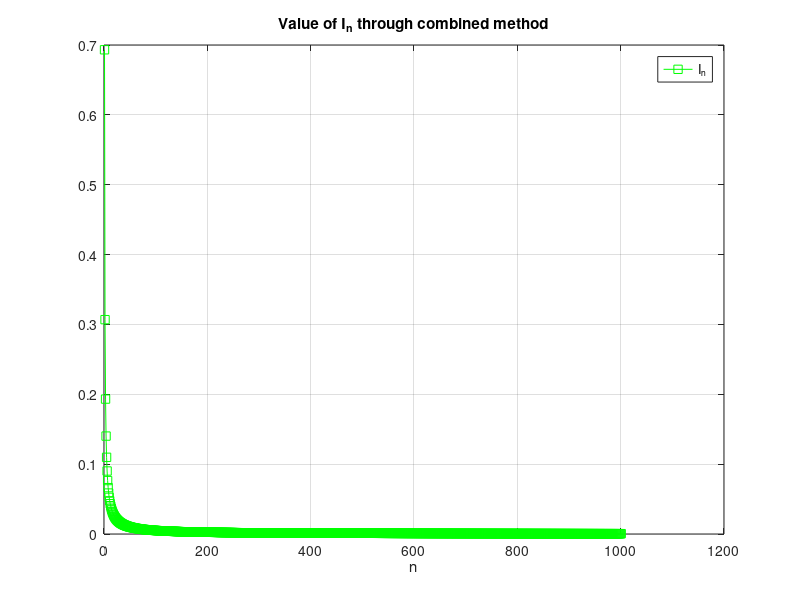

Write the MATLAB code that produced this figure.
a = 1;
N = 1000;

if (a < 0)
  disp("Result is not defined for a <= 0")
else
  I = zeros(N,1); % Allocate memory

  if (a <= 1)% Forward method converges
    I = zeros(N,1);
    I(1) = log((1+a)/a);
    for i = 1:N
      I(i+1) = 1/i -a*I(i);
    end

  else % Backward method converges
    I(N) = 0;
    for i = N:-1:2
      I(i-1) = (1/a)*(1/i - I(i));
    end
  end

  h2 = figure();
  plot(I, "-sg"); hold on
  title('Value of I_n through combined method');
  grid();
  xlabel("n");
  legend('I_n');
  set(h2,'PaperSize',[5 5]);
  print(h2,'forward_and_backward_plot', '-dpng', '-r300');
end


